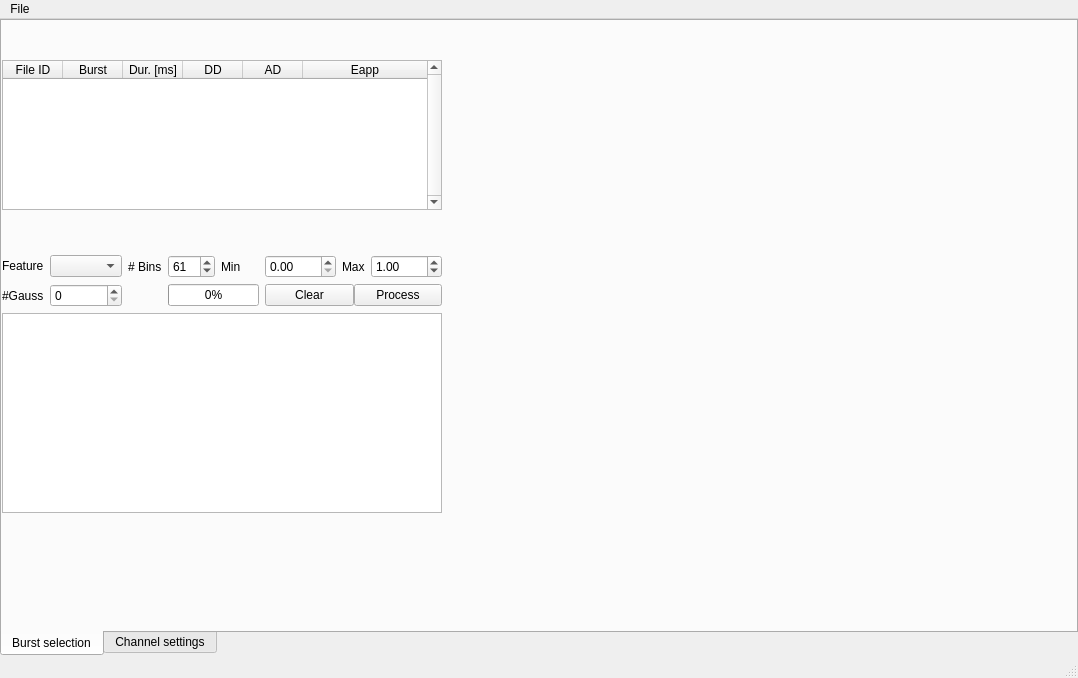
<?xml version="1.0" encoding="UTF-8"?>
<ui version="4.0">
 <class>MainWindow</class>
 <widget class="QMainWindow" name="MainWindow">
  <property name="geometry">
   <rect>
    <x>0</x>
    <y>0</y>
    <width>1078</width>
    <height>678</height>
   </rect>
  </property>
  <property name="windowTitle">
   <string>BICMic select</string>
  </property>
  <widget class="QWidget" name="centralwidget">
   <layout class="QVBoxLayout" name="verticalLayout">
    <property name="spacing">
     <number>0</number>
    </property>
    <property name="leftMargin">
     <number>0</number>
    </property>
    <property name="topMargin">
     <number>0</number>
    </property>
    <property name="rightMargin">
     <number>0</number>
    </property>
    <property name="bottomMargin">
     <number>0</number>
    </property>
    <item>
     <widget class="QTabWidget" name="tabWidget">
      <property name="enabled">
       <bool>true</bool>
      </property>
      <property name="tabPosition">
       <enum>QTabWidget::South</enum>
      </property>
      <property name="currentIndex">
       <number>0</number>
      </property>
      <widget class="QWidget" name="tab">
       <attribute name="title">
        <string>Burst selection</string>
       </attribute>
       <layout class="QGridLayout" name="gridLayout">
        <property name="leftMargin">
         <number>0</number>
        </property>
        <property name="topMargin">
         <number>0</number>
        </property>
        <property name="rightMargin">
         <number>0</number>
        </property>
        <property name="bottomMargin">
         <number>0</number>
        </property>
        <property name="spacing">
         <number>6</number>
        </property>
        <item row="5" column="0" colspan="2">
         <layout class="QVBoxLayout" name="verticalLayout_4"/>
        </item>
        <item row="4" column="0" colspan="2">
         <layout class="QHBoxLayout" name="horizontalLayout">
          <item>
           <widget class="QPlainTextEdit" name="plainTextEdit">
            <property name="minimumSize">
             <size>
              <width>0</width>
              <height>150</height>
             </size>
            </property>
            <property name="maximumSize">
             <size>
              <width>16777215</width>
              <height>200</height>
             </size>
            </property>
           </widget>
          </item>
         </layout>
        </item>
        <item row="1" column="0" rowspan="2" colspan="2">
         <widget class="QTableWidget" name="tableWidget">
          <property name="sizePolicy">
           <sizepolicy hsizetype="Expanding" vsizetype="Minimum">
            <horstretch>0</horstretch>
            <verstretch>0</verstretch>
           </sizepolicy>
          </property>
          <property name="maximumSize">
           <size>
            <width>16777215</width>
            <height>150</height>
           </size>
          </property>
          <property name="verticalScrollBarPolicy">
           <enum>Qt::ScrollBarAlwaysOn</enum>
          </property>
          <property name="sizeAdjustPolicy">
           <enum>QAbstractScrollArea::AdjustToContents</enum>
          </property>
          <property name="autoScroll">
           <bool>true</bool>
          </property>
          <attribute name="horizontalHeaderDefaultSectionSize">
           <number>60</number>
          </attribute>
          <attribute name="horizontalHeaderStretchLastSection">
           <bool>true</bool>
          </attribute>
          <column>
           <property name="text">
            <string>File ID</string>
           </property>
          </column>
          <column>
           <property name="text">
            <string>Burst</string>
           </property>
          </column>
          <column>
           <property name="text">
            <string>Dur. [ms]</string>
           </property>
          </column>
          <column>
           <property name="text">
            <string>DD</string>
           </property>
          </column>
          <column>
           <property name="text">
            <string>AD</string>
           </property>
          </column>
          <column>
           <property name="text">
            <string>Eapp</string>
           </property>
          </column>
         </widget>
        </item>
        <item row="1" column="3" rowspan="5" colspan="8">
         <widget class="QWidget" name="widget" native="true">
          <property name="sizePolicy">
           <sizepolicy hsizetype="Expanding" vsizetype="Preferred">
            <horstretch>0</horstretch>
            <verstretch>0</verstretch>
           </sizepolicy>
          </property>
          <layout class="QVBoxLayout" name="verticalLayout_3">
           <property name="spacing">
            <number>0</number>
           </property>
           <property name="leftMargin">
            <number>0</number>
           </property>
           <property name="topMargin">
            <number>0</number>
           </property>
           <property name="rightMargin">
            <number>0</number>
           </property>
           <property name="bottomMargin">
            <number>0</number>
           </property>
           <item>
            <layout class="QVBoxLayout" name="verticalLayout_2"/>
           </item>
          </layout>
         </widget>
        </item>
        <item row="3" column="0" colspan="2">
         <layout class="QGridLayout" name="gridLayout_2">
          <item row="0" column="2">
           <widget class="QLabel" name="label_10">
            <property name="text">
             <string># Bins</string>
            </property>
           </widget>
          </item>
          <item row="0" column="1">
           <widget class="QComboBox" name="comboBox">
            <property name="sizePolicy">
             <sizepolicy hsizetype="Preferred" vsizetype="Fixed">
              <horstretch>0</horstretch>
              <verstretch>0</verstretch>
             </sizepolicy>
            </property>
           </widget>
          </item>
          <item row="1" column="0">
           <widget class="QLabel" name="label">
            <property name="text">
             <string>#Gauss</string>
            </property>
           </widget>
          </item>
          <item row="0" column="5">
           <widget class="QDoubleSpinBox" name="doubleSpinBox_3">
            <property name="maximum">
             <double>9999.000000000000000</double>
            </property>
           </widget>
          </item>
          <item row="0" column="6">
           <widget class="QLabel" name="label_9">
            <property name="text">
             <string>Max</string>
            </property>
           </widget>
          </item>
          <item row="0" column="4">
           <widget class="QLabel" name="label_8">
            <property name="text">
             <string>Min</string>
            </property>
           </widget>
          </item>
          <item row="0" column="3">
           <widget class="QSpinBox" name="spinBox_3">
            <property name="minimum">
             <number>1</number>
            </property>
            <property name="maximum">
             <number>999</number>
            </property>
            <property name="value">
             <number>61</number>
            </property>
           </widget>
          </item>
          <item row="0" column="7">
           <widget class="QDoubleSpinBox" name="doubleSpinBox_4">
            <property name="maximum">
             <double>9999.000000000000000</double>
            </property>
            <property name="value">
             <double>1.000000000000000</double>
            </property>
           </widget>
          </item>
          <item row="0" column="0">
           <widget class="QLabel" name="label_7">
            <property name="sizePolicy">
             <sizepolicy hsizetype="Preferred" vsizetype="Fixed">
              <horstretch>0</horstretch>
              <verstretch>0</verstretch>
             </sizepolicy>
            </property>
            <property name="text">
             <string>Feature</string>
            </property>
           </widget>
          </item>
          <item row="1" column="5" colspan="3">
           <layout class="QHBoxLayout" name="horizontalLayout_2">
            <property name="spacing">
             <number>0</number>
            </property>
            <item>
             <widget class="QPushButton" name="pushButton_2">
              <property name="text">
               <string>Clear</string>
              </property>
             </widget>
            </item>
            <item>
             <widget class="QPushButton" name="pushButton">
              <property name="text">
               <string>Process</string>
              </property>
             </widget>
            </item>
           </layout>
          </item>
          <item row="1" column="3" colspan="2">
           <widget class="QProgressBar" name="progressBar">
            <property name="value">
             <number>0</number>
            </property>
           </widget>
          </item>
          <item row="1" column="1">
           <widget class="QSpinBox" name="spinBox">
            <property name="minimum">
             <number>0</number>
            </property>
            <property name="maximum">
             <number>10</number>
            </property>
            <property name="value">
             <number>0</number>
            </property>
           </widget>
          </item>
         </layout>
        </item>
       </layout>
      </widget>
      <widget class="QWidget" name="tab_2">
       <attribute name="title">
        <string>Channel settings</string>
       </attribute>
       <layout class="QVBoxLayout" name="verticalLayout_8">
        <property name="spacing">
         <number>0</number>
        </property>
        <property name="leftMargin">
         <number>0</number>
        </property>
        <property name="topMargin">
         <number>0</number>
        </property>
        <property name="rightMargin">
         <number>0</number>
        </property>
        <property name="bottomMargin">
         <number>0</number>
        </property>
        <item>
         <layout class="QVBoxLayout" name="verticalLayout_7">
          <property name="spacing">
           <number>0</number>
          </property>
         </layout>
        </item>
       </layout>
      </widget>
     </widget>
    </item>
   </layout>
  </widget>
  <widget class="QMenuBar" name="menubar">
   <property name="geometry">
    <rect>
     <x>0</x>
     <y>0</y>
     <width>1078</width>
     <height>21</height>
    </rect>
   </property>
   <widget class="QMenu" name="menuFile">
    <property name="title">
     <string>File</string>
    </property>
    <addaction name="actionOpen_folder"/>
    <addaction name="actionSave_bursts"/>
    <addaction name="actionSave_Histogram"/>
   </widget>
   <addaction name="menuFile"/>
  </widget>
  <widget class="QStatusBar" name="statusbar"/>
  <action name="actionSave_bursts">
   <property name="text">
    <string>Save bursts</string>
   </property>
  </action>
  <action name="actionOpen_folder">
   <property name="text">
    <string>Open folder</string>
   </property>
  </action>
  <action name="actionSave_Histogram">
   <property name="text">
    <string>Save Histogram</string>
   </property>
  </action>
  <action name="actionUpdate_Histogram">
   <property name="text">
    <string>Update Histogram</string>
   </property>
  </action>
  <action name="actionUpdate_Burst_Selection">
   <property name="text">
    <string>Update Burst Selection</string>
   </property>
  </action>
  <action name="actionUpdate_File_Selection">
   <property name="text">
    <string>Update File Selection</string>
   </property>
  </action>
  <action name="actionClear_Files">
   <property name="text">
    <string>Clear Files</string>
   </property>
  </action>
 </widget>
 <resources/>
 <connections/>
</ui>
